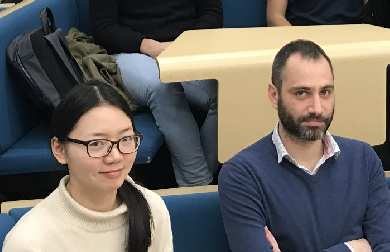
%> input picture INM460-ComputerVision/labs/lab3/FaceBlurring.png, 390 x 252 px
$ octave SimpleCrop.m   (GNU Octave 9; MATLAB toolbox functions it lacks are replaced by stand-ins)
%> lines starting %> are read from the running program, lines starting %| are printed output that depends on the picture; in (x1, y1, x2, y2) boxes, pixels count from 0 and x2, y2 are one past the last pixel; in counts of white or black regions, pixels touching at a corner belong together; the program's own positions count from 1
% Simple crop - practicing for the class photo face blur
% preliminaries, clear workspace
clear all;
clc;

% 1. Read image
a = imread('FaceBlurring.png');
%> a is the input picture: size 252x390x3 uint8; mean R, G, B 105.6, 101.1, 95.7

% show original
figure('Name','Original image');
imshow(a);

% pause and close
pause on;
pause(3);
pause off;
close 'Original image';

% indexes
img_xmin = 1;
img_ymin = 2;
img_width = 3;
img_height = 4;

% face rectangle
face_rect = [79, 105, 60, 80];
subImage = imcrop(a, face_rect); % [XMIN YMIN WIDTH HEIGHT]
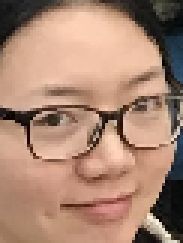
%> subImage: size 81x61x3 uint8 (shown 3 times larger); mean R, G, B 170.2, 134.6, 114.9

% "Show crop", i.e. put white rectangle in cropped area
white_rect =  ones(size(subImage))*255;
a(face_rect(img_ymin):face_rect(img_ymin)+face_rect(img_height),face_rect(img_xmin):face_rect(img_xmin)+face_rect(img_width),1:end) = white_rect;
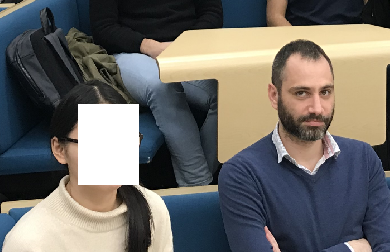
%> a: size 252x390x3 uint8; 5.03% of pixels changed, all inside (x1, y1, x2, y2) = (78, 104, 139, 185)
figure('Name','Area to be filtered');
imshow(a);

% pause and close
pause on;
pause(3);
pause off;
close 'Area to be filtered';

% filter/kernel
H = fspecial('disk',10);

% apply filter to cropped image
blurred = imfilter(subImage,H);
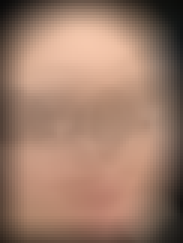
%> blurred: size 81x61x3 uint8 (shown 3 times larger); mean R, G, B 156.1, 122.9, 104.8

% edit in
a(face_rect(img_ymin):face_rect(img_ymin)+face_rect(img_height),face_rect(img_xmin):face_rect(img_xmin)+face_rect(img_width),1:end) = blurred;
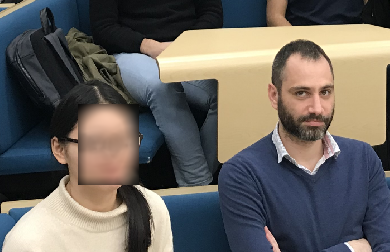
%> a: size 252x390x3 uint8; 5.03% of pixels changed, all inside (x1, y1, x2, y2) = (78, 104, 139, 185)

% display
figure('Name','Face recognition');
imshow(a);
